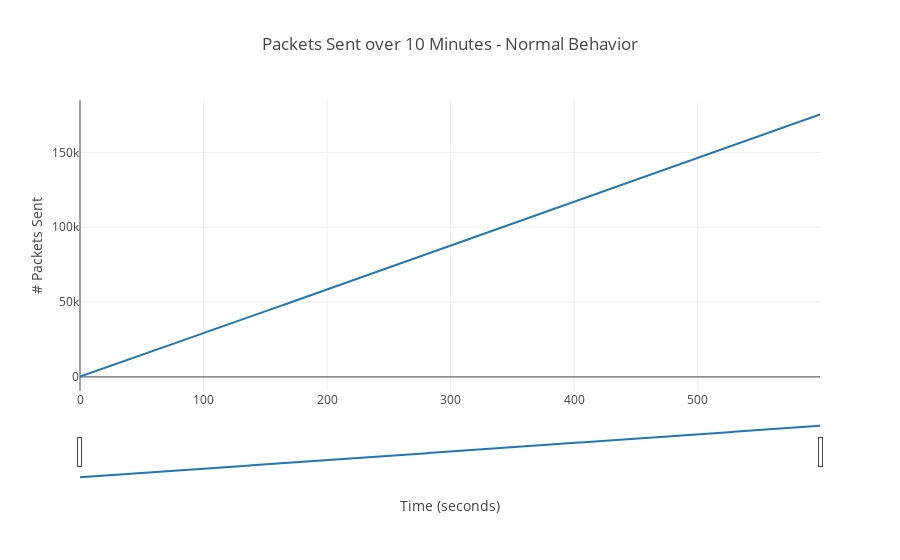

Source (notebook cell):
### Code cell
data = [go.Scatter(
          x=np.arange(0, 600),
          y=getPacketsSent(df_norm))]

layout = dict(
    title="Packets Sent over 10 Minutes - Normal Behavior",
    xaxis=dict(
        title='Time (seconds)',
        rangeslider=dict(
            visible = True
        )
    ), 
    yaxis=dict(
        title='# Packets Sent'
    )
)

iplot(dict(data=data, layout=layout))

### Figure 1 — Plotly figure (JSON) as saved in the notebook; plotly's stock layout.template omitted (floating-point values rounded to 4 significant figures; data arrays with more than 128 entries replaced by an {"elided": "..."} marker saying what was removed)
{"data": [{"type": "scatter", "x": {"elided": "600 int values"}, "y": {"elided": "600 int values"}}], "layout": {"title": {"text": "Packets Sent over 10 Minutes - Normal Behavior"}, "xaxis": {"rangeslider": {"visible": true}, "title": {"text": "Time (seconds)"}}, "yaxis": {"title": {"text": "# Packets Sent"}}}}
